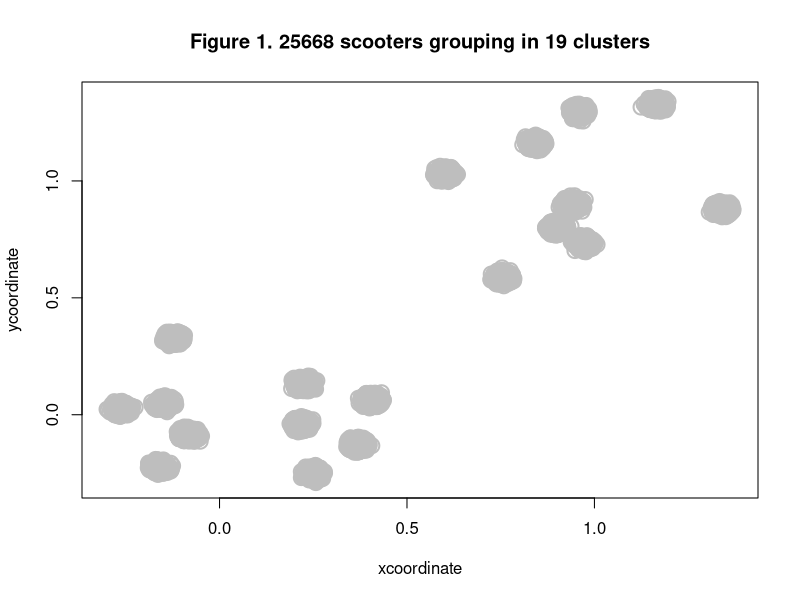

Reproduce this figure in R. (Note: this script raises an error after producing the figure.)
## ---- chunk 1
# Load the raw data
setwd("/Users/sangtruong_2021/Desktop/XTernDataScience2019")
raw = read.csv("raw.csv")

# Review raw dataset
head(raw)
dim(raw)
plot(raw[, c(2, 3)], cex = 2, pch = 1, lwd = 2, col = "grey", main = "Figure 1. 25668 scooters grouping in 19 clusters")

# Hierachial cluster
library(cluster)
hclust = hclust(dist(raw[, c(2, 3)]), method = "complete")
plot(hclust)
cst = cutree(hclust, 19)
x = cbind(raw, cst)

# Generate starting and ending point
u = matrix(c(20.19, 20.19,0), ncol = 3)
colnames(u) = c("xcoordinate", "ycoordinate", "cstNum")

# Compute medoids for each cluster
for (i in 1:19){
  v = pam(x[x$cst == i, c(2, 3)], 1)$medoids
  cstNum = matrix(i, ncol = 1)
  v = cbind(v, cstNum)
  u = rbind(u, v)
}

# Format u to dataframe and print it out
u = data.frame(u)
print(u)

# Plotting 19 clusters in raw data and their medoids
plot(x[, c(2, 3)], cex = 2, pch = 20, lwd = 2, col = "gray", main = "Figure 2. Medoids of 19 clusters")
points(u[-1, ], cex = 1, pch = 20, lwd = 2, col = "blue")
with(u[-1, ], text(ycoordinate~xcoordinate, labels = cstNum, pos = 4))
## ---- chunk 2
# Visualize cluster 1, 5, 10, and 19
plot(x[x$cst == 1, c(2, 3)], cex = 1, col = x$power_level, pch = 20, main = "Figure 3.1. Cluster 1")
plot(x[x$cst == 5, c(2, 3)], cex = 1, col = x$power_level, pch = 20, main = "Figure 3.2. Cluster 5")
plot(x[x$cst == 10, c(2, 3)], cex = 1, col = x$power_level, pch = 20, main = "Figure 3.3. Cluster 10")
plot(x[x$cst == 19, c(2, 3)], cex = 1, col = x$power_level, pch = 20, main = "Figure 3.4. Cluster 19")
## ---- chunk 3
# (Install and ) Import Traveling Saleperson Problem (TSP) package
# Only install the package if you have not had it installed
# install.packages("TSP")
library(TSP)

# Total path
TPath = ETSP(u[, -3])
TPathTour = solve_TSP(TPath, method = "repetitive_nn", two_opt = TRUE)
print(TPathTour)
plot(TPath, TPathTour, cex=1, pch=20, lwd=2, col = "blue", main = "Figure 4.1. Total path")

# Cluter-to-cluster path
CPath = ETSP(u[-1, -3])
CPathTour = solve_TSP(CPath, method = "repetitive_nn", two_opt = TRUE)
print(CPathTour)
plot(CPath, CPathTour, cex = 1, pch = 20, lwd = 2, col = "blue", main = "Figure 4.2. Cluster-to-cluster path")

# Within cluter path
xU5 = x[x$power_level < 5, ]
print(dim(xU5))

## Cluster 1
WPath1 = ETSP(xU5[xU5$cst == 1, c(2, 3)])
WPathTour1 = solve_TSP(WPath1, method = "repetitive_nn", two_opt = TRUE)
print(WPathTour1)
plot(WPath1, WPathTour1, cex = 1, pch = 20,col = xU5[xU5$cst == 1, 4], main = "Figure 4.3.1 Within cluster 1 path")

## Cluster 5
WPath5 = ETSP(xU5[xU5$cst == 5, c(2, 3)])
WPathTour5 = solve_TSP(WPath5, method = "repetitive_nn", two_opt = TRUE)
print(WPathTour5)
plot(WPath5, WPathTour5, cex = 1, pch = 20,col = xU5[xU5$cst == 5, 4], main = "Figure 4.3.2. Within cluster 5 path")

## Cluster 10
WPath10 = ETSP(xU5[xU5$cst == 10, c(2, 3)])
WPathTour10 = solve_TSP(WPath10, method = "repetitive_nn", two_opt = TRUE)
print(WPathTour10)
plot(WPath10, WPathTour10, cex = 1, pch = 20,col = xU5[xU5$cst == 10, 4], main = "Figure 4.3.3 Within cluster 10 path")

## Cluster 19
WPath19 = ETSP(xU5[xU5$cst == 19, c(2, 3)])
WPathTour19 = solve_TSP(WPath19, method = "repetitive_nn", two_opt = TRUE)
print(WPathTour19)
plot(WPath19, WPathTour19, cex = 1, pch = 20,col = xU5[xU5$cst == 19, 4], main = "Figure 4.3.4. Within cluster 19 path")

## Cluster 19 with all dot in black
plot(WPath19, WPathTour19, cex = 1, pch = 20, main = "Figure 4.3.5. Within cluster 19 path (all dots in black")
## ---- chunk 4
# K-Mean clustering on raw data with k = 2
km.x2 = kmeans(raw[, c(2, 3)], 2, 100)
plot(raw[, c(2, 3)],col = km.x2$cluster, cex = 2, pch = 1, lwd = 2)
cst = km.x2$cluster
x = cbind(raw,cst)

# Separate the data into 2 portions
x1 = x[x$cst == 1, -5]
x2 = x[x$cst != 1, -5]

# Hierarchical Clustering on portion 1
hclust1 = hclust(dist(x1[, c(2, 3)]), method = "complete")
plot(hclust1)
# Check to see how many clusters we have (from dendrogram) to decide how to cut the tree in the step
cst = cutree(hclust1, 10)
x1 = cbind(x1, cst)

# Hierarchical Clustering on portion 2
hclust2 = hclust(dist(x2[, c(2, 3)]), method = "complete")
plot(hclust2)
# Decide how to cut the tree based on the number of cluster in portion 1
cst = cutree(hclust2, 9)
# Increment cluster number by 10 (or 9) unit so that it will not overlapping with cluster number in portion 1. 
cst = cst + 10
x2 = cbind(x2, cst)

# Combind the result after hierarchical clustering
x = rbind(x1, x2)
plot(x[, c(2, 3)], col = x$cst, cex = 2, pch = 20, lwd = 2)

head(x)

# K-Mean clustering on raw data with k = 19
km.x19 = kmeans(raw[,c(2,3)], 19, 100)
plot(raw[, c(2, 3)],col = km.x19$cluster, cex = 2, pch = 1, lwd = 2, main = "Figure 6. K-Mean clustering with k = 19 does not work on raw dataset")
## ---- chunk 5
# Convert R Mardown (this document) to R Script to share on GitHub
library(knitr)
purl("main.Rmd")
